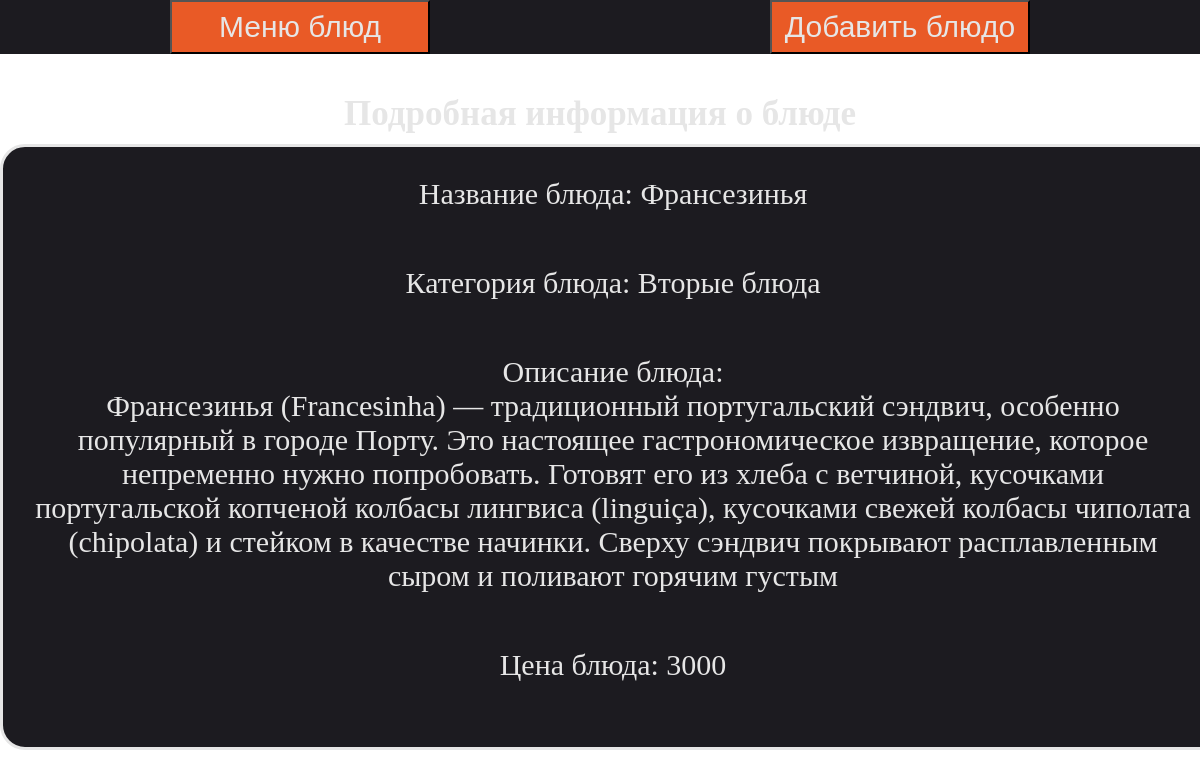
/info/dish/4, run on the app's committed database.
### menu/models.py (models this page shows, shortened)
class Dish(models.Model):
    name = models.CharField(max_length=80)
    category = models.OneToOneField(Category, on_delete=models.CASCADE)
    description = models.TextField()
    price = models.PositiveIntegerField()

class Category(models.Model):
    title = models.CharField(max_length=100)
    def __str__(self):
        return f"{self.title}"

### menu/views.py (the view)
# urls.py: path('info/dish/<int:pk>', DetailDishView.as_view(), name='info_dish'),
class DetailDishView(DetailView):
    model = Dish
    template_name = 'info_dish.html'
    context_object_name = 'dish'

### templates/info_dish.html (shortened to what this page needs)
<!DOCTYPE html>
<html lang="en">
<head>
</head>
<body>
    <div class="header">
        <a href="{% url 'main_page' %}"><button type="button" class="btn_h">Меню блюд</button></a>
        <a href="{% url 'add_dish' %}"><button type="button" class="btn_h">Добавить блюдо</button></a>
    </div>
    <h1 style="font-size: 35px;
    margin-bottom: 10px;
    color: rgb(230, 230, 230);">Подробная информация о блюде</h1>
    <div class="block">
        <p class="tag">Название блюда: {{ dish.name }}</p>
        <p class="tag">Категория блюда: {{ dish.category }}</p>
        <p class="tag">Описание блюда:<br> {{ dish.description }}</p>
        <p class="tag">Цена блюда: {{ dish.price }}</p>
    </div>
</body>
</html>

### templates/info_dish.html (style rules this page uses)
* { margin: 0; text-align: center; font-size: 30px; }
body { background-image: url('https://top-fon.com/uploads/posts/2023-02/1675240327_top-fon-com-p-fon-dlya-prezentatsii-kafe-205.jpg'); background-repeat: no-repeat; background-size: cover; }
.header { margin: auto; display: grid; grid-template-columns: repeat(2, 1fr); background-color: rgb(28, 27, 32); margin-bottom: 40px; }
.btn_h { padding: 8px; width: 260px; background-color: rgb(233, 90, 38); color: rgb(230, 230, 230); }
.block { margin: auto; border: 3px solid; border-radius: 25px; width: 1200px; padding: 10px; background-color: rgb(28, 27, 32); color: rgb(230, 230, 230); }
.tag { margin: 20px; margin-bottom: 55px; }

### data on the page
Dish: name "Франсезинья", category "Вторые блюда", description "Франсезинья (Francesinha) — традиционный португальский сэндвич, особенно популярный в городе Порту. Это настоящее гастрономическое извращение, которое непременно нужно попробовать. Готовят его из хлеба с ветчиной, кусочками португальской копченой колбасы лингвиса (linguiça), кусочками свежей колбасы чиполата (chipolata) и стейком в качестве начинки. Сверху сэндвич покрывают расплавленным сыром и поливают горячим густым", price "3000"
